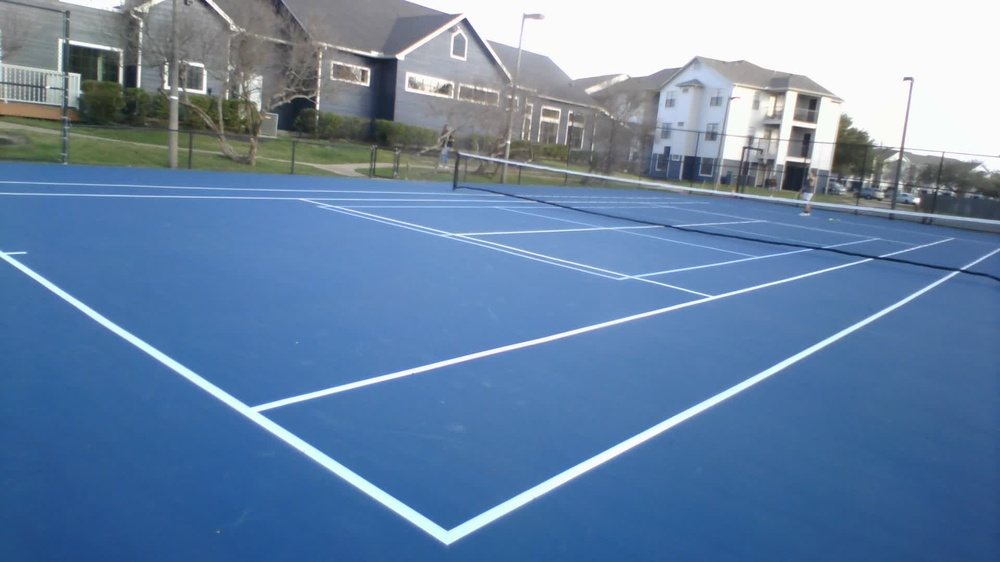
#> input picture vision/tennis_court.jpg, 1000 x 562 px, shrunk from 1920 x 1080 before the run, found by its file name
$ python sample.py
#> lines starting #> are read from the running program, lines starting #| are printed output that depends on the picture; after the words box and inside, x2 and y2 are one past the last pixel; in counts of white or black regions, pixels touching at a corner belong together
import matplotlib.pylab as plt
import cv2
import numpy as np


image = cv2.imread('tennis_court.jpg')
#> image is the input picture: shape (562, 1000, 3); mean B, G, R 165.7, 132.1, 103.6
image = cv2.cvtColor(image, cv2.COLOR_BGR2RGB)

print(image.shape)
#| (562, 1000, 3)
height = image.shape[0]
#> height = 562
width = image.shape[1]
#> width = 1000


region_of_interest_vertices = [
    (0, height),
    (0, height/2.5),
    (width, height/2.5),
    (width, height),
]

def region_of_interest(img, vertices):
    mask = np.zeros_like(img)
    match_mask_color = 255
    cv2.fillPoly(mask, vertices, match_mask_color)
    masked_image = cv2.bitwise_and(img, mask)
    return masked_image

# [57 lines left out: functions draw_lines, merge_lines, not called in this run]


kernel_size = 5


gray_image = cv2.cvtColor(image, cv2.COLOR_RGB2GRAY)
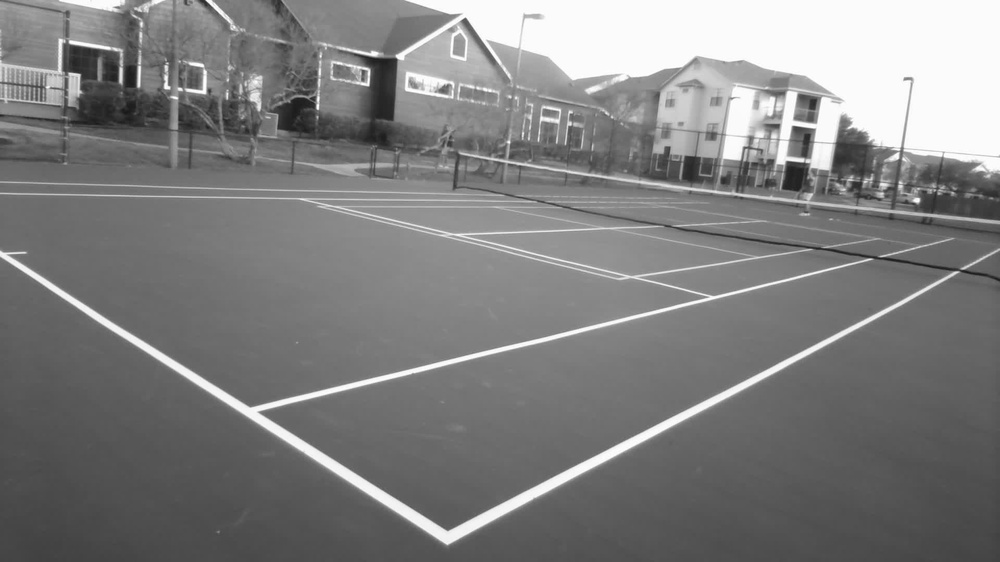
#> gray_image: shape (562, 1000); min 24, max 255, mean 127.4
blur_gray = cv2.GaussianBlur(gray_image,(kernel_size, kernel_size),0)
canny_image = cv2.Canny(blur_gray, 10, 200)
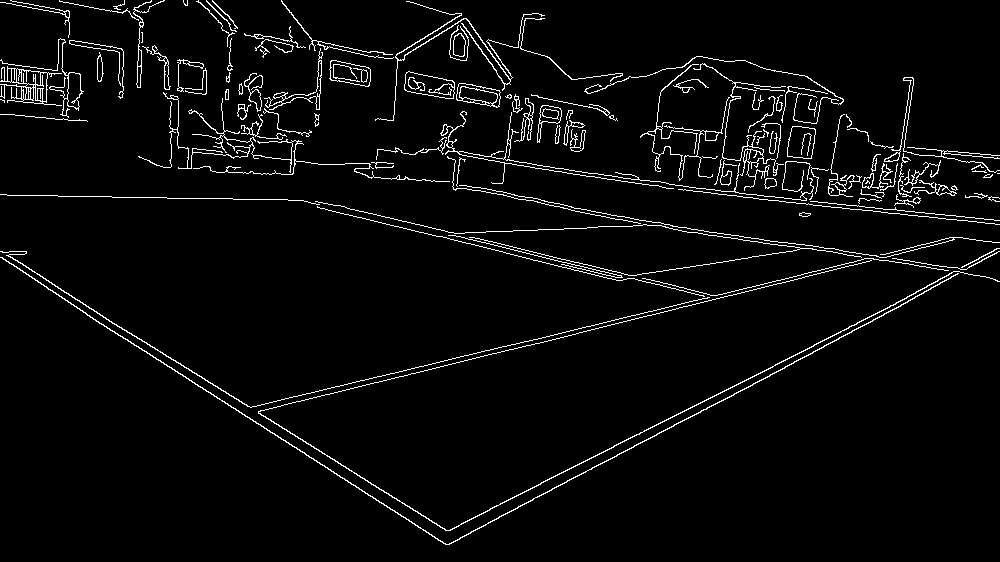
#> canny_image: shape (562, 1000); 3.8% white in thin lines or dots


# [4 lines of commented-out code are left out]


dilated = cv2.dilate(canny_image, np.ones((2,2), dtype=np.uint8)) #This helps fill in unfilled sporadic lines
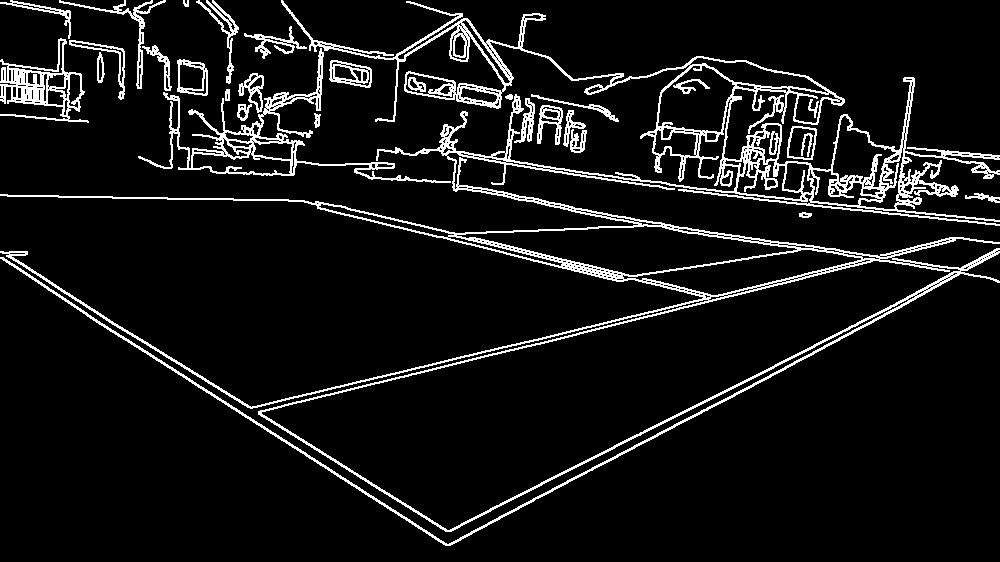
#> dilated: shape (562, 1000); 8% white in thin lines or dots
cropped_image = region_of_interest(dilated,
                                   np.array([region_of_interest_vertices], np.int32))
#> in region_of_interest, `cv2.fillPoly(mask, vertices, match_mask_color)`:
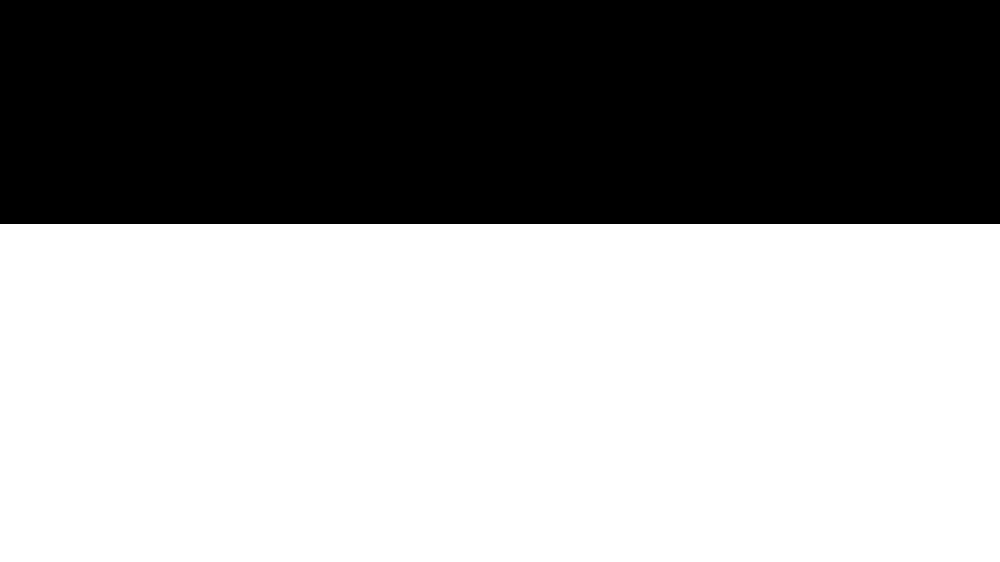
#> mask: shape (562, 1000); 60.1% white; 1 black region, box (x1, y1, x2, y2) and area: (0, 0, 1000, 224) 224000
#> in region_of_interest, `masked_image = cv2.bitwise_and(img, mask)`:
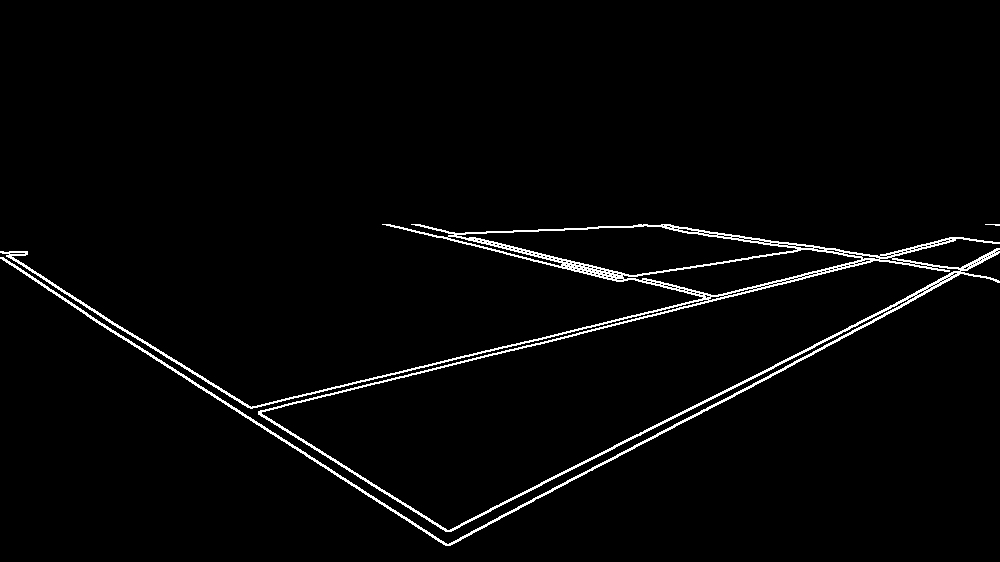
#> masked_image: shape (562, 1000); 2.4% white in thin lines or dots, all inside (x1, y1, x2, y2) = (0, 224, 1000, 546)

lines = cv2.HoughLinesP(cropped_image,
                        rho=1,
                        theta=np.pi/180,
                        threshold=100,
                        lines=np.array([]),
                        minLineLength=50,
                        maxLineGap=10)
#> lines = 37 rows, first 6: [244, 416, 963, 237], [449, 545, 997, 254], [0, 251, 460, 538], [115, 331, 445, 545], [449, 531, 998, 251], [46, 281, 446, 531]

# for line in lines:
#     for x1, y1, x2, y2 in line:
#         cv2.line(image, (x1, y1), (x2, y2), (0, 255, 0), 2)


# Cluster the lines using DBSCAN algorithm
from sklearn.cluster import KMeans
X = lines.reshape((-1, 4)).astype(float)
#> X has the same summary as lines
kmeans = KMeans(n_clusters=4, random_state=0).fit(X)
centers = kmeans.cluster_centers_
#> centers = [[431.5, 269.3, 655.3, 292.6], [138.8, 342.6, 445.6, 484.7], [474.5, 451.3, 900.9, 286.5], [678, 249.4, 873.7, 252.4]]

# Fit a line to each cluster of line segments using RANSAC
for i, center in enumerate(centers):
    cluster_mask = kmeans.labels_ == i
    cluster_lines = X[cluster_mask]
    if len(cluster_lines) > 0:
#> (the run stopped early here; a loop or call above may not have finished)
